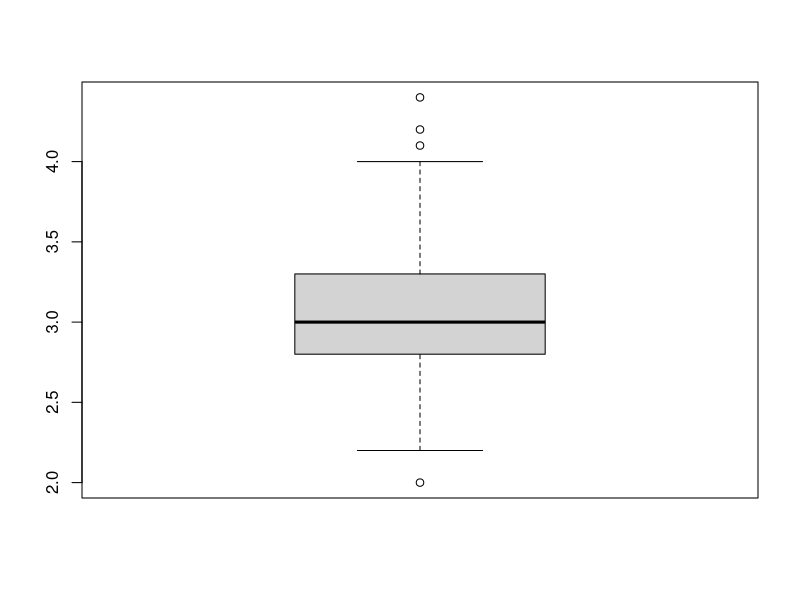
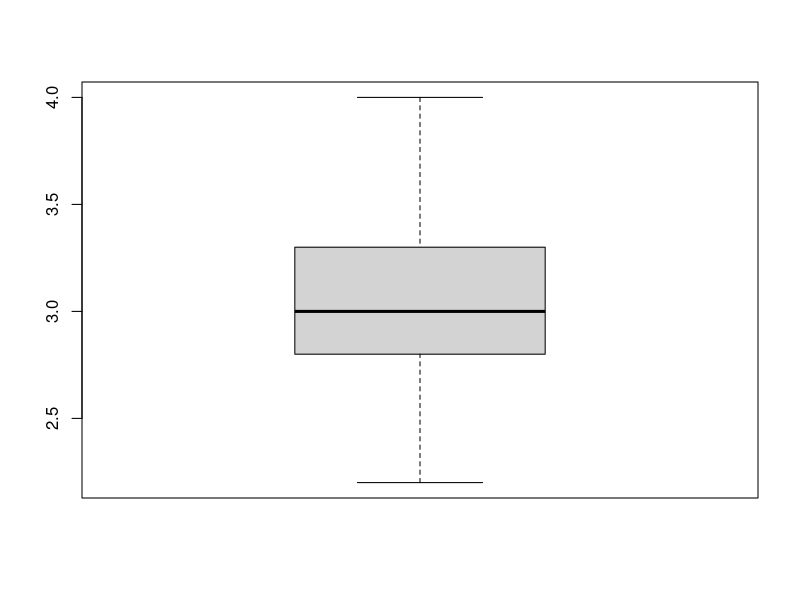

These charts were generated, in order, by the following R code:
remove_outliers <- function(x) {
  qnt = quantile(x, probs=c(.25, .75))
  H = 1.5 * IQR(x)
  y = x
  y[x < (qnt[1] - H)] = NA
  y[x > (qnt[2] + H)] = NA#把上下的極端直接設為NA(直接移除)
  y
}

x=iris[,2]
y = remove_outliers(x)

boxplot(x)
boxplot(y)